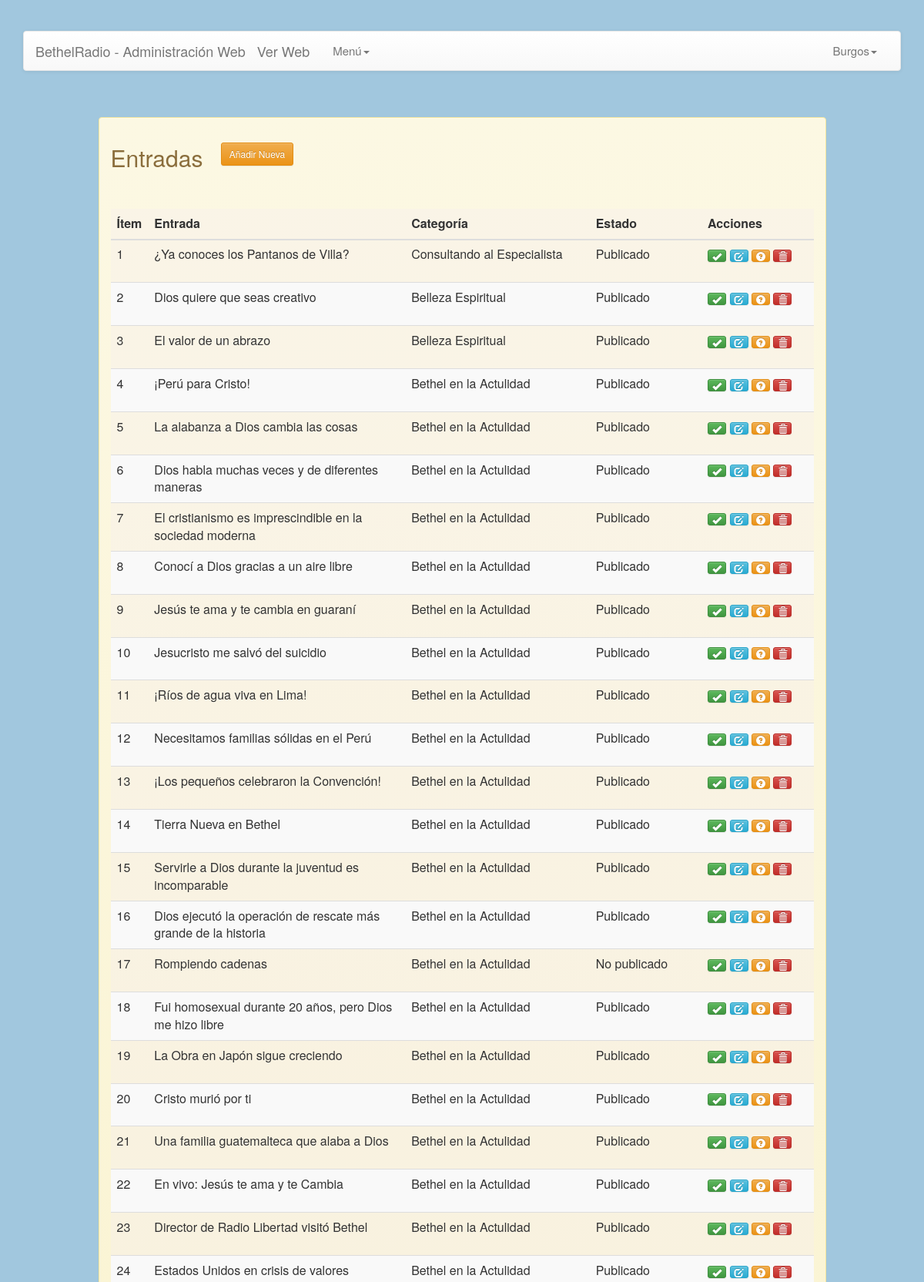
Page /br_ModuloAdministrador/IndexEntradas.php (signed in, upper part) on the committed database.
### tables this page shows
CREATE TABLE IF NOT EXISTS `entradas` (
  `id_entrada` int(11) NOT NULL auto_increment,
  `titulo` char(100) default NULL,
  `titulo_id` char(100) NOT NULL,
  `redaccion` text,
  `tags` text NOT NULL,
  `fecha` timestamp NULL default NULL,
  `fecha_unix` char(15) NOT NULL,
  `id_categoria` char(18) NOT NULL,
  `id_audio` char(30) NOT NULL,
  `id_imagen` char(30) NOT NULL,
  `id_usuario` char(18) default NULL,
  `estado` char(12) default NULL,
  PRIMARY KEY  (`id_entrada`),
  KEY `FK_entradas_categoria_id_categoria` (`id_categoria`),
  KEY `FK_entradas_imagenes_id_imagen` (`id_imagen`),
  KEY `FK_entradas_audios_id_audio` (`id_audio`),
  KEY `FK_entradas_usuario_operacion_id_UsuarioOperacion` (`id_usuario`)
);

CREATE TABLE IF NOT EXISTS `categoria` (
  `id_categoria` char(18) NOT NULL,
  `descripcion` char(50) default NULL,
  `id_seccion` char(255) default NULL,
  `estado` int(1) NOT NULL default '1',
  PRIMARY KEY  (`id_categoria`),
  KEY `FK_categoria_seccion` (`id_seccion`)
);

### br_Entidades/Entradas.php (called while the page is built, shortened)
<?php
class Entradas extends Conexion
{
	function ObtenerEntradas()
	{
		$consulta = "SELECT E.id_entrada, E.titulo, E.estado, C.descripcion FROM entradas E inner join categoria C on E.id_categoria=C.id_categoria order by E.fecha desc";
		$resultado = mysql_query($consulta);
		if ($resultado==true) {
		 $encontro = mysql_num_rows($resultado);
			if($encontro>0) return($resultado);
			elseif ($encontro==0) {
				return $encontro;
			}
			else echo "algo inesperado sucedio, volver al <a href='../index.php'>inicio</a>";
		}
		else {
			 return(false);
			}
	}
}
?>

### br_ModuloAdministrador/vistas/FormularioEntradas.php (the view, shortened to what this page needs)
<?php
include_once('../includes/Pagina2.php');
class FormularioEntradas extends Pagina2{
	function MostrarFormularioEntradas($entradas,$privilegios)
	{
    ?>
<br/>
<br/>
<div class="row">
  <div class="col-md-10 col-md-offset-1">
<div class="alert alert-warning">
    <div class="clearfix">
      <div class="form-inline">
      	<div class="form-group">
      		<h2>Entradas</h2>
       	</div>
       	<div class="form-group">
      		&nbsp;&nbsp;&nbsp;&nbsp;&nbsp;<a class="btn btn-sm btn-warning" href="IndexNuevaEntrada.php">Añadir Nueva</a>
       	</div>
      </div>
     <br/>
     <br/>
      <table class="table table-hover table-striped text-left entradas">
      <thead>
        <tr>
	      	<th>Ítem</th>
	      	<th width="350">Entrada</th>
	      	<th width="250">Categoría</th>
          <th width="150">Estado</th>
          <th width="150">Acciones</th>
      	</tr>
      </thead>
      <tbody>
  <?php
  if($entradas!=0){
    $i=0;
      while($row=mysql_fetch_array($entradas)){
        $i++;
        ?>
            <tr>
            <td><?php echo $i?></td>
            <td><?php echo utf8_encode($row['titulo'])?></td>
            <td><?php echo utf8_encode($row['descripcion'])?></td>
            <td><?php echo $row['estado']?></td>
            <td>
            <form method="POST" action="../ModuloAdministrador/GetEstadoEntrada.php">
              <button type="submit" name="publicar"     class="btn btn-success btn-xs"
                      data-toggle="tooltip" data-placement="top" title="Publicar"> <span class="glyphicon glyphicon-ok" >          </span></button>
              <button type="submit" name="editar"       class="btn btn-info btn-xs"
                      data-toggle="tooltip" data-placement="top" title="Editar">    <span class="glyphicon glyphicon-edit">         </span></button>
              <button type="submit" name="despublicar"  class="btn btn-warning btn-xs"
                      data-toggle="tooltip" data-placement="top" title="Despublicar"> <span class="glyphicon glyphicon-question-sign"></span></button>
              <button type="submit" name="eliminar"     class="btn btn-danger btn-xs"
                      onclick="return confirm('Está seguro que desea eliminar la entrada:\n -><?php echo utf8_encode($row['titulo'])?>');"
                      data-toggle="tooltip" data-placement="top" title="Eliminar">  <span class="glyphicon glyphicon-trash"></span></button>
            </form>
            </td>
            </tr>
      <?php
        }
    }
     elseif ($entradas==0) {
   ?>
    <tr>
            <th colspan="4"><?php echo "no hay entradas"?></th>
    </tr>
   <?php
      }
  ?>
      </tbody>
    </table>
    </div>
  </div>
  </div>
</div>
    <?php
	}
}
?>

### br_includes/css/estilos-bethelradio.css (style rules this page uses)
body { background-color:#A1C7DE; }
.entradas { background-color: rgba(244,237,237,0.4); }

### rows in the picture
entradas: titulo "¿Ya conoces los Pantanos de Villa?", id_categoria.descripcion "Consultando al Especialista", estado "Publicado"
entradas: titulo "Dios quiere que seas creativo", id_categoria.descripcion "Belleza Espiritual", estado "Publicado"
entradas: titulo "El valor de un abrazo", id_categoria.descripcion "Belleza Espiritual", estado "Publicado"
entradas: titulo "¡Perú para Cristo!", id_categoria.descripcion "Bethel en la Actulidad", estado "Publicado"
entradas: titulo "La alabanza a Dios cambia las cosas", id_categoria.descripcion "Bethel en la Actulidad", estado "Publicado"
entradas: titulo "Dios habla muchas veces y de diferentes maneras", id_categoria.descripcion "Bethel en la Actulidad", estado "Publicado"
entradas: titulo "El cristianismo es imprescindible en la sociedad moderna", id_categoria.descripcion "Bethel en la Actulidad", estado "Publicado"
entradas: titulo "Conocí a Dios gracias a un aire libre", id_categoria.descripcion "Bethel en la Actulidad", estado "Publicado"
entradas: titulo "Jesús te ama y te cambia en guaraní", id_categoria.descripcion "Bethel en la Actulidad", estado "Publicado"
entradas: titulo "Jesucristo me salvó del suicidio", id_categoria.descripcion "Bethel en la Actulidad", estado "Publicado"
entradas: titulo "¡Ríos de agua viva en Lima!", id_categoria.descripcion "Bethel en la Actulidad", estado "Publicado"
entradas: titulo "Necesitamos familias sólidas en el Perú", id_categoria.descripcion "Bethel en la Actulidad", estado "Publicado"
entradas: titulo "¡Los pequeños celebraron la Convención!", id_categoria.descripcion "Bethel en la Actulidad", estado "Publicado"
entradas: titulo "Tierra Nueva en Bethel", id_categoria.descripcion "Bethel en la Actulidad", estado "Publicado"
entradas: titulo "Servirle a Dios durante la juventud es incomparable", id_categoria.descripcion "Bethel en la Actulidad", estado "Publicado"
entradas: titulo "Dios ejecutó la operación de rescate más grande de la historia", id_categoria.descripcion "Bethel en la Actulidad", estado "Publicado"
entradas: titulo "Rompiendo cadenas", id_categoria.descripcion "Bethel en la Actulidad", estado "No publicado"
entradas: titulo "Fui homosexual durante 20 años, pero Dios me hizo libre", id_categoria.descripcion "Bethel en la Actulidad", estado "Publicado"
entradas: titulo "La Obra en Japón sigue creciendo", id_categoria.descripcion "Bethel en la Actulidad", estado "Publicado"
entradas: titulo "Cristo murió por ti", id_categoria.descripcion "Bethel en la Actulidad", estado "Publicado"
entradas: titulo "Una familia guatemalteca que alaba a Dios", id_categoria.descripcion "Bethel en la Actulidad", estado "Publicado"
entradas: titulo "En vivo: Jesús te ama y te Cambia", id_categoria.descripcion "Bethel en la Actulidad", estado "Publicado"
entradas: titulo "Director de Radio Libertad visitó Bethel", id_categoria.descripcion "Bethel en la Actulidad", estado "Publicado"
entradas: titulo "Estados Unidos en crisis de valores", id_categoria.descripcion "Bethel en la Actulidad", estado "Publicado"

### other values in the picture
utf8_encode($_SESSION['username']) "Burgos"
